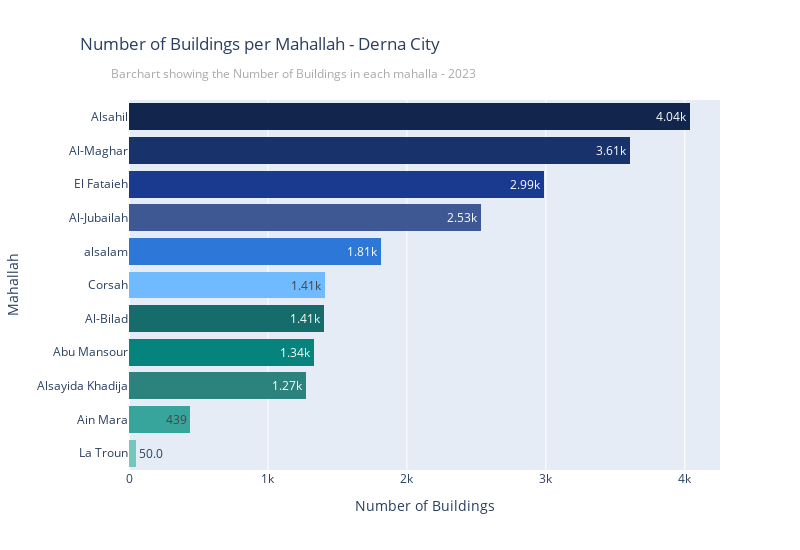

The notebook cell this image was saved under:
### Code cell
fig = px.histogram(data_frame=df_plot.sort_values(by="id", ascending=False),
                   y="muhalla",
                   x="id",
                   labels={"id": "Number of Buildings"},
                   title=f'Number of Buildings per Mahallah - Derna City',
                   barmode="stack",
                   text_auto=True,
                   color="muhalla",
                   orientation="h", 
                   color_discrete_sequence=color_palete)

fig.update_layout(width=800,
                  height=550,
                  font=dict(size=12),
                  showlegend=False,  # Hide the legend
                  title_x=0.1)  # Center the title

fig.update_layout(xaxis_title="Number of Buildings")
fig.update_layout(yaxis_title="Mahallah")
fig.update_layout(yaxis={'nticks':20})

fig.update_traces(texttemplate='%{x:.3s}')  # Format text on bars
fig.update_xaxes(ticksuffix='', tickformat="~s")  # Use ~s for thousands and millions formatting

# Add subtitle as an annotation
fig.add_annotation(
    text="Barchart showing the Number of Buildings in each mahalla - 2023",
    xref="paper", yref="paper",
    x=0.59, y=1.1,  # Position relative to the main title
    showarrow=False,
    font=dict(size=12, color="darkgrey"),  # Smaller font and light dark grey color
    xanchor='right'
)

fig.show()

### Figure 1 — Plotly figure (JSON) as saved in the notebook; plotly's stock layout.template omitted (floating-point values rounded to 4 significant figures)
{"data": [{"alignmentgroup": "True", "bingroup": "y", "histfunc": "sum", "hovertemplate": "muhalla=%{y}<br>sum of Number of Buildings=%{x}<extra></extra>", "legendgroup": "Alsahil", "marker": {"color": "#12264d", "pattern": {"shape": ""}}, "name": "Alsahil", "offsetgroup": "Alsahil", "orientation": "h", "showlegend": true, "texttemplate": "%{x:.3s}", "type": "histogram", "x": [4041], "xaxis": "x", "y": ["Alsahil"], "yaxis": "y"}, {"alignmentgroup": "True", "bingroup": "y", "histfunc": "sum", "hovertemplate": "muhalla=%{y}<br>sum of Number of Buildings=%{x}<extra></extra>", "legendgroup": "Al-Maghar", "marker": {"color": "#18336c", "pattern": {"shape": ""}}, "name": "Al-Maghar", "offsetgroup": "Al-Maghar", "orientation": "h", "showlegend": true, "texttemplate": "%{x:.3s}", "type": "histogram", "x": [3608], "xaxis": "x", "y": ["Al-Maghar"], "yaxis": "y"}, {"alignmentgroup": "True", "bingroup": "y", "histfunc": "sum", "hovertemplate": "muhalla=%{y}<br>sum of Number of Buildings=%{x}<extra></extra>", "legendgroup": "El Fataieh", "marker": {"color": "#1a3a90", "pattern": {"shape": ""}}, "name": "El Fataieh", "offsetgroup": "El Fataieh", "orientation": "h", "showlegend": true, "texttemplate": "%{x:.3s}", "type": "histogram", "x": [2985], "xaxis": "x", "y": ["El Fataieh"], "yaxis": "y"}, {"alignmentgroup": "True", "bingroup": "y", "histfunc": "sum", "hovertemplate": "muhalla=%{y}<br>sum of Number of Buildings=%{x}<extra></extra>", "legendgroup": "Al-Jubailah", "marker": {"color": "#3d5893", "pattern": {"shape": ""}}, "name": "Al-Jubailah", "offsetgroup": "Al-Jubailah", "orientation": "h", "showlegend": true, "texttemplate": "%{x:.3s}", "type": "histogram", "x": [2533], "xaxis": "x", "y": ["Al-Jubailah"], "yaxis": "y"}, {"alignmentgroup": "True", "bingroup": "y", "histfunc": "sum", "hovertemplate": "muhalla=%{y}<br>sum of Number of Buildings=%{x}<extra></extra>", "legendgroup": "alsalam", "marker": {"color": "#2c77d8", "pattern": {"shape": ""}}, "name": "alsalam", "offsetgroup": "alsalam", "orientation": "h", "showlegend": true, "texttemplate": "%{x:.3s}", "type": "histogram", "x": [1813], "xaxis": "x", "y": ["alsalam"], "yaxis": "y"}, {"alignmentgroup": "True", "bingroup": "y", "histfunc": "sum", "hovertemplate": "muhalla=%{y}<br>sum of Number of Buildings=%{x}<extra></extra>", "legendgroup": "Corsah", "marker": {"color": "#70bbff", "pattern": {"shape": ""}}, "name": "Corsah", "offsetgroup": "Corsah", "orientation": "h", "showlegend": true, "texttemplate": "%{x:.3s}", "type": "histogram", "x": [1411], "xaxis": "x", "y": ["Corsah"], "yaxis": "y"}, {"alignmentgroup": "True", "bingroup": "y", "histfunc": "sum", "hovertemplate": "muhalla=%{y}<br>sum of Number of Buildings=%{x}<extra></extra>", "legendgroup": "Al-Bilad", "marker": {"color": "#166c6b", "pattern": {"shape": ""}}, "name": "Al-Bilad", "offsetgroup": "Al-Bilad", "orientation": "h", "showlegend": true, "texttemplate": "%{x:.3s}", "type": "histogram", "x": [1406], "xaxis": "x", "y": ["Al-Bilad"], "yaxis": "y"}, {"alignmentgroup": "True", "bingroup": "y", "histfunc": "sum", "hovertemplate": "muhalla=%{y}<br>sum of Number of Buildings=%{x}<extra></extra>", "legendgroup": "Abu Mansour", "marker": {"color": "#05837c", "pattern": {"shape": ""}}, "name": "Abu Mansour", "offsetgroup": "Abu Mansour", "orientation": "h", "showlegend": true, "texttemplate": "%{x:.3s}", "type": "histogram", "x": [1335], "xaxis": "x", "y": ["Abu Mansour"], "yaxis": "y"}, {"alignmentgroup": "True", "bingroup": "y", "histfunc": "sum", "hovertemplate": "muhalla=%{y}<br>sum of Number of Buildings=%{x}<extra></extra>", "legendgroup": "Alsayida Khadija", "marker": {"color": "#2c837d", "pattern": {"shape": ""}}, "name": "Alsayida Khadija", "offsetgroup": "Alsayida Khadija", "orientation": "h", "showlegend": true, "texttemplate": "%{x:.3s}", "type": "histogram", "x": [1273], "xaxis": "x", "y": ["Alsayida Khadija"], "yaxis": "y"}, {"alignmentgroup": "True", "bingroup": "y", "histfunc": "sum", "hovertemplate": "muhalla=%{y}<br>sum of Number of Buildings=%{x}<extra></extra>", "legendgroup": "Ain Mara", "marker": {"color": "#38a59d", "pattern": {"shape": ""}}, "name": "Ain Mara", "offsetgroup": "Ain Mara", "orientation": "h", "showlegend": true, "texttemplate": "%{x:.3s}", "type": "histogram", "x": [439], "xaxis": "x", "y": ["Ain Mara"], "yaxis": "y"}, {"alignmentgroup": "True", "bingroup": "y", "histfunc": "sum", "hovertemplate": "muhalla=%{y}<br>sum of Number of Buildings=%{x}<extra></extra>", "legendgroup": "La Troun", "marker": {"color": "#74c6be", "pattern": {"shape": ""}}, "name": "La Troun", "offsetgroup": "La Troun", "orientation": "h", "showlegend": true, "texttemplate": "%{x:.3s}", "type": "histogram", "x": [50], "xaxis": "x", "y": ["La Troun"], "yaxis": "y"}], "layout": {"annotations": [{"font": {"color": "darkgrey", "size": 12}, "showarrow": false, "text": "Barchart showing the Number of Buildings in each mahalla - 2023", "x": 0.59, "xanchor": "right", "xref": "paper", "y": 1.1, "yref": "paper"}], "barmode": "stack", "font": {"size": 12}, "height": 550, "legend": {"title": {"text": "muhalla"}, "tracegroupgap": 0}, "showlegend": false, "title": {"text": "Number of Buildings per Mahallah - Derna City", "x": 0.1}, "width": 800, "xaxis": {"anchor": "y", "domain": [0, 1], "tickformat": "~s", "ticksuffix": "", "title": {"text": "Number of Buildings"}}, "yaxis": {"anchor": "x", "categoryarray": ["La Troun", "Ain Mara", "Alsayida Khadija", "Abu Mansour", "Al-Bilad", "Corsah", "alsalam", "Al-Jubailah", "El Fataieh", "Al-Maghar", "Alsahil"], "categoryorder": "array", "domain": [0, 1], "nticks": 20, "title": {"text": "Mahallah"}}}}
